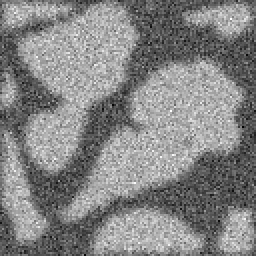
#> input picture comp_noise.png, 128 x 128 px (shown 2 times larger)
$ jupyter execute Assignment_03_Segmentation-Solution.ipynb   (shell and % lines are left out)
#> lines starting #> are read from the running program, lines starting #| are printed output that depends on the picture; after the words box and inside, x2 and y2 are one past the last pixel; in counts of white or black regions, pixels touching at a corner belong together; long printed decimals are rounded
## Load packages

[cell 1]
import numpy as np
import matplotlib.pyplot as plt
import skimage.morphology as morph
from skimage import filters
from scipy import ndimage

# Exercise 1: The Histogram

Open the image "comp_noise.png" and show it

[cell 2]
img=plt.imread('comp_noise.png')
#> img is the input picture: shape (128, 128) float32; min 0, max 1, mean 0.521

plt.imshow(img)

The histogram is created by [https://docs.scipy.org/doc/numpy-1.13.0/reference/generated/numpy.histogram.html](numpy.histogram)

[cell 3]
hist,axis = np.histogram(img,bins=128)
#> hist = 128 values, max 310 at index 89, min 0 at index 1, mean 128; axis = 129 values from 0 to 1
plt.plot(axis[0:-1],hist)
plt.xlabel('Gray value')
plt.ylabel('Counts')
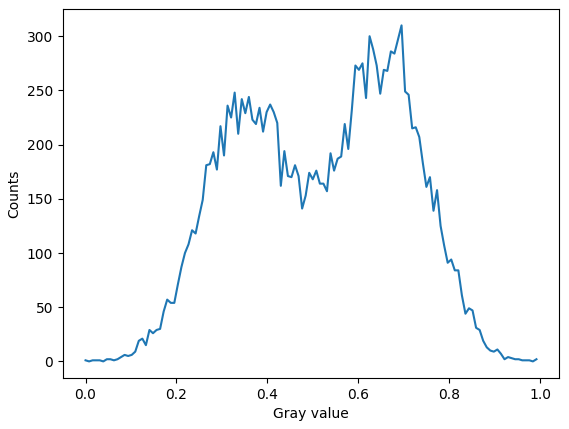
#> figure drawn by matplotlib, 1 panel; curve peaks at x = 0.695, y = 310

You apply a threshold by bimg=>th where th is the threshold.

[cell 4]
bimg=0.5<img
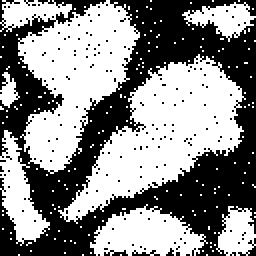
#> bimg: shape (128, 128) bool (shown 2 times larger); 54.8% white; 183 black regions (179 under 20 px), largest, box (x1, y1, x2, y2) and area: (0, 0, 128, 128) 7110, (119, 119, 128, 128) 27, (52, 125, 64, 128) 21, (66, 125, 80, 128) 21
plt.imshow(bimg)
plt.title('th=0.5')

Now, create two subplots with images where the thresholds are placed on
the first and second histogram peaks. Add the previous image segmented between the peaks.

[cell 5]
bimg_lo=0.35<img
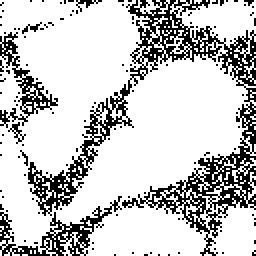
#> bimg_lo: shape (128, 128) bool (shown 2 times larger); 78% white; black in thin lines or dots
plt.subplot(1,3,1)
plt.imshow(bimg_lo)
plt.title('th=0.35')

bimg_mid=0.50<img
plt.subplot(1,3,2)
plt.imshow(bimg_mid)
plt.title('th=0.5')

bimg_hi=0.70<img
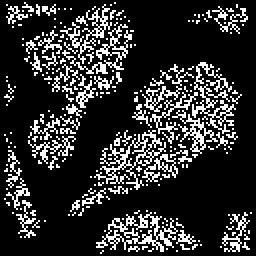
#> bimg_hi: shape (128, 128) bool (shown 2 times larger); 18.5% white in thin lines or dots
plt.subplot(1,3,3)
plt.imshow(bimg_hi)
plt.title('th=0.7')

# Exercise 2: Explore thresholding methods
Use the same image as in the previous exercise. SciKit Image provides many thresholding methods http://scikit-image.org/docs/dev/auto_examples/xx_applications/plot_thresholding.html.

One is the Otsu threshold. To segment an image you perform the following steps.

[cell 6]
otsu = filters.threshold_otsu(img)
#> otsu = 0.51
print('The threshold according to',otsu)
#| The threshold according to 0.5098
plt.imshow(otsu<img)
plt.title('Otsu')
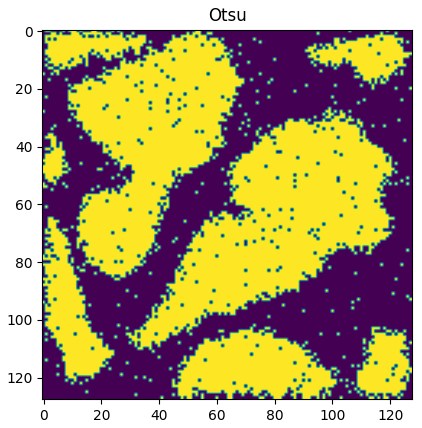
#> figure drawn by matplotlib, 1 panel

# Exercise 3: Threshold based on likelihood ratio

Use the image noisy_2var.mat. Segment it using the
following hypotheses:
\begin{eqnarray}
H_0 &:& \mathcal{N}(0,1), P_0=0.6\nonumber\\
H_1 &:& \mathcal{N}(0,1.5), P_1=0.4\nonumber
\end{eqnarray}

Compute the log-likelihood ratio from
$\Lambda(R)=\frac{p_{r|H_1}(R|H_1)}{p_{r|H_0}(R|H_0)}=\gamma$
with
\begin{eqnarray}
p_{r|H_0}(R|H_0)&=& \prod_{i=1}^{N}\frac{1}{\sqrt{2\,\pi}\sigma_0}\exp{\frac{{R_i}^2}{2\,{\sigma_0}^2}}\nonumber\\
p_{r|H_1}(R|H_1)&=&\prod_{i=1}^{N}\frac{1}{\sqrt{2\,\pi}\sigma_1}\exp{\frac{{R_i}^2}{2\,{\sigma_1}^2}}
\nonumber
\end{eqnarray}

The evaluation of the likelihood ratio is found in van Trees p. 29 (included PDF). From this evaluation it is given that
1. The local sum of squares ($l(R)=\sum_{i=1}^{N} R_i^2 $) is our sufficient statistic
2. The threshold is $l(R) \lessgtr \frac{2\sigma_0^2 \sigma_1^2}{\sigma_1^2 - \sigma_0^2} \left(N \ln\frac{\sigma_0}{\sigma_1}-\ln \eta\right)=\gamma$

$h_{N\times N}$ is box filter with all weights =1 and $f_{median}$ is median filtered with $N\times N$.

1. Test the thresholding with different values on $\eta$.
2. Compare with an Otsu threshold.

First, we need some data

[cell 7]
s0=1.0
s1=2.0
simg=img*(np.random.normal(0,s0,img.shape))+(1-img)*(np.random.normal(0,s1,img.shape))
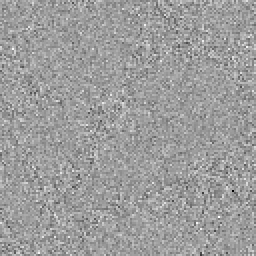
#> simg: shape (128, 128) float64 (shown 2 times larger); min -8.78, max 5.44, mean -0.00792; drawn with min black and max white
plt.figure(figsize=[12,6])
plt.subplot(1,2,1)
plt.imshow(simg)
plt.subplot(1,2,2)
hist,axis = np.histogram(simg,bins=128)
#> hist = 128 values, max 725 at index 78, min 0 at index 1, mean 128; axis = 129 values from -8.78 to 5.44
plt.plot(axis[0:-1],hist)
plt.xlabel('Gray value')
plt.ylabel('Counts')
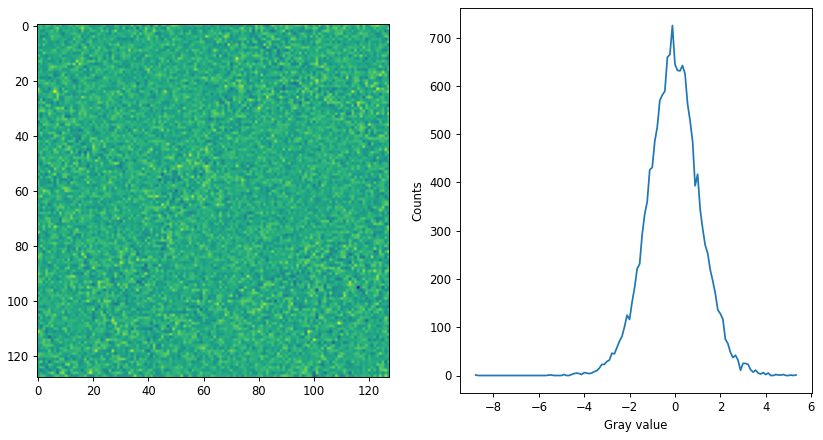
#> figure drawn by matplotlib, 2 panels; panel 2: curve peaks at x = -0.116, y = 725

Verify if it makes sense to use the sufficient statistic. Filter the imgage squared with a uniform filter (kernel size NxN)

[cell 8]
plt.imshow(ndimage.uniform_filter(simg**2,5))
plt.colorbar()
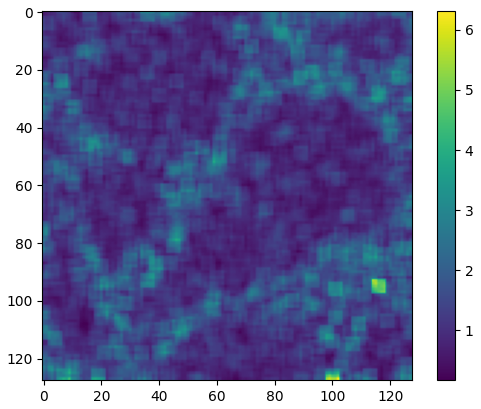
#> figure drawn by matplotlib, 2 panels

Now define a function for the likelihood ratio...

[cell 9]
def LikelihoodRatio(img,s0,s1,N,eta) :
#> called with s0 = 1, s1 = 2, N = 7, eta = 0.005
    img2 = ndimage.uniform_filter(img**2,N)*N**2
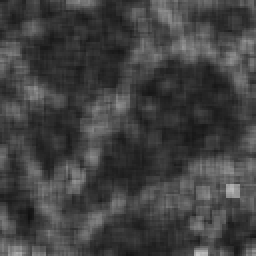
#> img2: shape (128, 128) float64 (shown 2 times larger); min 16.37, max 196.5, mean 65.8
    gamma = ((2 * s0**2 * s1**2)/(s1**2-s0**2)*(np.log(eta)-N*N*np.log(s0/s1)))
    res= img2 < gamma
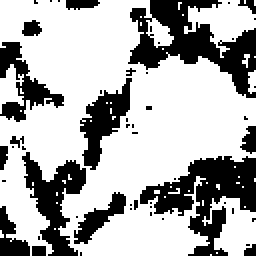
#> res: shape (128, 128) bool (shown 2 times larger); 68.4% white; 51 black regions (36 under 20 px), largest, box (x1, y1, x2, y2) and area: (64, 0, 128, 49) 1327, (70, 78, 128, 128) 1282, (11, 76, 43, 128) 717
    return res
